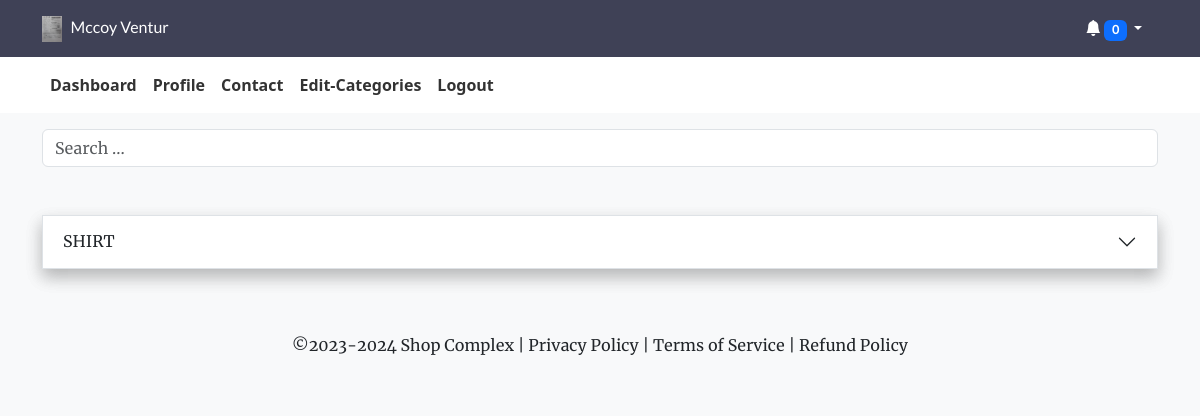
/category (signed in), run on the app's committed database.
### myapp/models.py (models this page shows, shortened)
class User(AbstractUser):
    profilepic = models.ImageField(null=True, blank=True, default="avatar.png")
    moredesc = models.TextField(null=True, blank=True)
    businessname = models.CharField(
        max_length=100, unique=True, null=True, blank=True)
    slug = models.SlugField(unique=True, null=True, blank=True)
    country = models.CharField(max_length=100, null=True, blank=True)
    state = models.CharField(max_length=100, null=True, blank=True)
    address = models.CharField(max_length=100, null=True, blank=True)
    phone = models.CharField(max_length=100, null=True, blank=True)
    email = models.EmailField(unique=True)
    meansofid = models.CharField(max_length=100, null=True, blank=True)
    idnumber = models.CharField(max_length=100, null=True, blank=True)
    idpic = models.ImageField(null=True, blank=True)
    logo = models.ImageField(null=True, blank=True, default="icon.png")
    currency = models.CharField(max_length=10, null=True, blank=True)
    coins = models.IntegerField(blank=True, null=True, default=0)
    whatsapp = models.CharField(max_length=200, null=True, blank=True)
    facebook = models.CharField(max_length=200, null=True, blank=True)
    instagram = models.CharField(max_length=200, null=True, blank=True)
    username = models.CharField(max_length=100, null=True, blank=True)
    password = models.CharField(max_length=128, null=True, blank=True)
    gender = models.CharField(max_length=100, null=True, blank=True)
    updated = models.DateTimeField(auto_now=True, null=True)
    created = models.DateTimeField(auto_now_add=True, null=True)
    subscribed = models.BooleanField(default=False, null=True, blank=True)
    passwordresetcode = models.CharField(max_length=200, null=True, blank=True)
    passwordresetphone = models.CharField(
        max_length=200, null=True, blank=True)
    securityquestion = models.CharField(max_length=200, null=True, blank=True)
    securityanswer = models.CharField(max_length=100, null=True, blank=True)
    date = models.DateTimeField(default=datetime.now())
    trial_start = models.DateTimeField(null=True, blank=True)
    trial_end = models.DateTimeField(null=True, blank=True)
    record = models.FileField(upload_to="records/", blank=True, null=True)
    USERNAME_FIELD = 'email'
    REQUIRED_FIELDS = []
    def save(self, *args, **kwargs):
        if self.pk is None:
            self.trial_start = self.date_joined
            self.trial_end = self.trial_start + \
                timedelta(days=14)  # Adjust trial period as needed
        else:
            self.trial_start = self.date_joined
            self.trial_end = self.trial_start + timedelta(days=14)
            old_user = User.objects.get(pk=self.pk)
            if self.profilepic != old_user.profilepic:
                self.profilepic = self.compress_image(self.profilepic)
            if self.logo != old_user.logo:
                self.logo = self.compress_image(self.logo)
            if old_user.subscribed != self.subscribed:
                if self.subscribed:
                    self.update_slug_activation()
                else:
                    self.slug = None
        if self.trial_end <= timezone.now() and not self.subscribed:
            self.subscribed = False
        else:
            self.subscribed = True
        if self.subscribed:
            self.slug = slugify(self.businessname)
        else:
            self.slug = None
        super(User, self).save(*args, **kwargs)

### myapp/views.py (the view)
# urls.py: path('category', views.category, name='category'),
@login_required(login_url='loginform')
def category(request):
    if request.user.is_authenticated:
        user = request.user
        check_expired(request, user)
        product = Product.objects.filter(owner=request.user)
        categories = product.values('itemcategory').distinct()
        cart = CartItem.objects.filter(slug=request.user.slug)
        carts = cart.values('phone').distinct()
        context = {'categories': categories,
                   'product': product, 'carts': carts}
    return render(request, 'myapp/category.html', context)

### myapp/models.py (called while the page is built)
@receiver(pre_save, sender=User)
def delete_old_images(sender, instance, **kwargs):
    if instance.pk:
        old_item = User.objects.get(pk=instance.pk)
        if old_item.profilepic != instance.profilepic:
            if str(instance.profilepic) != "avatar.png":
                old_item.profilepic.delete(save=False)
        if old_item.logo != instance.logo:
            if str(instance.logo) != "icon.png":
                old_item.logo.delete(save=False)

### myapp/views.py (called while the page is built)
def check_expired(request, user):
    if Subscription.objects.filter(user=user).exists():
        cancelsub(request, user)
        if Subscription.objects.filter(user=user).exists():
            user.subscribed = True
            user.slug = slugify(user.businessname)
        else:
            user.slug = None
            user.subscribed = False
        user.save()
    else:
        user.slug = None
        user.subscribed = False
    user.save()

### myapp/templates/myapp/category.html (shortened to what this page needs)
{% extends 'wrapper.html' %}
{% load static }
{% block content %}
<div class="container">
    <div class="col-12 mt-3">
        <form action="{% url 'cat_search' user.slug %}" class="d-flex">
            <input class="form-control" type="search" name="q" placeholder="Search ..." aria-label="Search">
        </form>
    </div>
    <div class="home-container my-5 bg-white shadow">
        {% if categories %}
        <div class="accordion accordion-flush border shadow" id="accordionFlushExample">
            {% for category in categories %}
            <div class="accordion-item">
                <h2 class="accordion-header" id="flush-heading{{forloop.counter}}">
                    <button class="accordion-button collapsed" type="button" data-bs-toggle="collapse"
                        data-bs-target="#flush-collapse{{forloop.counter}}" aria-expanded="false"
                        aria-controls="flush-collapse{{forloop.counter}}">
                        {{category.itemcategory}} {{product__count}}
                    </button>
                </h2>
            </div>
            {% endfor %}
        </div>
        {% else %}
        <p class="text-center p-3">You have not added a Category to your Site</p>
        {% endif %}
    </div>
</div>

### templates/navbar.html (shortened to what this page needs)
{% load static %}
<div id="navbar-container">
    <header id="container" class="custom-header" style="font-family: 'Lato', Lato-Regular;">
        <div class="container">
            <div class="row align-items-center justify-content-between">
                <div class="col-auto">
                    {% if user.is_authenticated %}
                    <a href="{% url 'portal' %}" class="navbar-brand text-white logo">
                        <img src="{{user.logo.url}}" alt="logo"> {{ user.businessname|slice:":12" }}
                    </a>
                    {% else %}
                    <a href="{% url 'portal' %}" class="navbar-brand text-white">
                        <i class="bi bi-diamond"></i> Brand Name
                    </a>
                    {% endif %}
                </div>
                <div class="col-auto">
                    <div class="dropdown d-inline mx-3">
                        <a href="#" class="text-white dropdown-toggle text-decoration-none" id="notificationsDropdown"
                            role="button" data-bs-toggle="dropdown" aria-haspopup="true" aria-expanded="false">
                            <i class="bi bi-bell-fill"></i>
                            <span class="badge bg-primary">{{ carts.count }}</span>
                        </a>
                    </div>
                </div>
            </div>
        </div>
    </header>
    <nav class="navbar navbar-expand-lg navbar-light custom-navbar"
        style="font-family: system-ui, -apple-system, BlinkMacSystemFont, 'Segoe UI', Roboto, Oxygen, Ubuntu, Cantarell, 'Open Sans', 'Helvetica Neue', sans-serif">
        <div class="container text-center">
            <div class="collapse navbar-collapse" id="navbarNav">
                <ul class="navbar-nav ml-auto">
                    <li class="nav-item">
                        <a class="nav-link" href="{% url 'portal' %}">Dashboard</a>
                    </li>
                    <li class="nav-item">
                        <a class="nav-link" href="{% url 'profile' %}">Profile</a>
                    </li>
                    <li class="nav-item">
                        <a class="nav-link" href="{% url 'contact' %}">Contact</a>
                    </li>
                    <li class="nav-item">
                        <a class="nav-link" href="{% url 'category' %}">Edit-Categories</a>
                    </li>
                    <li class="nav-item">
                        <a class="nav-link" href="{% url 'logout' %}">Logout</a>
                    </li>
                </ul>
            </div>
        </div>
    </nav>
</div>

### static/assets/style.css (style rules this page uses)
:root { scroll-behavior: smooth; }
body { font-family: "Merriweather"; background: #F5F5F5; color: #333333; }
a { color: #4154f1; text-decoration: none; }
.custom-header { background-color: #3f4156; color: #ffffff; padding: 15px 0; }
.custom-navbar { background-color: #ffffff; }
.navbar-nav .nav-link { color: #343a40; font-weight: bold; }
a { text-decoration: none; }
.nav-item .nav-link { color: #333333; }
.logo img { max-height: 26px; margin-right: 6px; }

### data on the page
User: logo (picture), businessname "Mccoy Ventur"

### other printed values
{{ carts.count }} "0"
{{ category.itemcategory }} "SHIRT"
